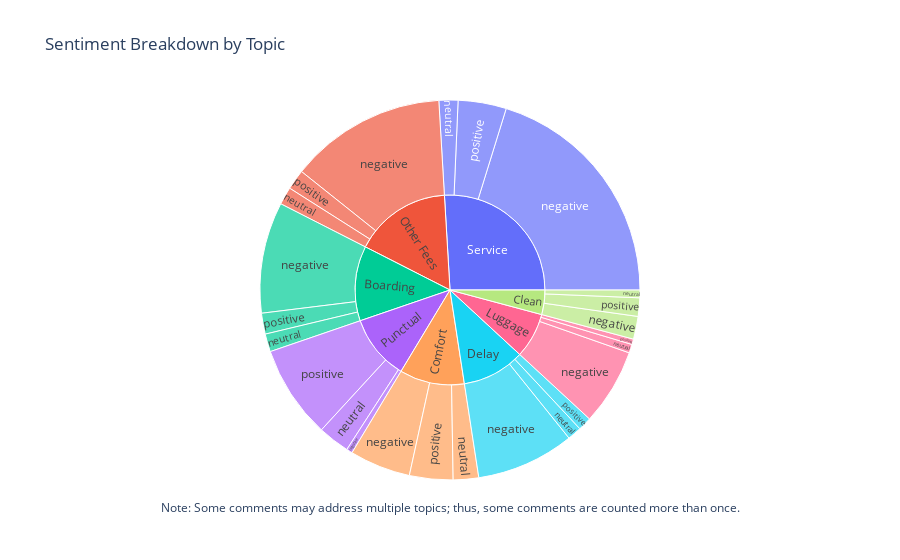

The notebook cell saved with this chart:
### Markdown cell above
### Topics and Sentiment Distrubion of Comments Per Topic - Sunburst Map

This sunburst chart visualizes the distribution of sentiments across different topics. Each segment of the chart represents a topic, with sub-segments showing the breakdown of sentiments (positive, negative, and neutral) within that topic. The size of each segment corresponds to the number of comments related to that sentiment and topic.

### Code cell
fig = create_sunburst_plot(long_df, note)
fig.show()

### Figure 1 — Plotly figure (JSON) as saved in the notebook; plotly's stock layout.template omitted (floating-point values rounded to 4 significant figures)
{"data": [{"branchvalues": "total", "domain": {"x": [0, 1], "y": [0, 1]}, "hovertemplate": "labels=%{label}<br>count=%{value}<br>parent=%{parent}<br>id=%{id}<extra></extra>", "ids": ["Boarding/negative", "Clean/negative", "Comfort/negative", "Delay/negative", "Luggage/negative", "Other Fees/negative", "Punctual/negative", "Service/negative", "Boarding/neutral", "Clean/neutral", "Comfort/neutral", "Delay/neutral", "Luggage/neutral", "Other Fees/neutral", "Punctual/neutral", "Service/neutral", "Boarding/positive", "Clean/positive", "Comfort/positive", "Delay/positive", "Luggage/positive", "Other Fees/positive", "Punctual/positive", "Service/positive", "Boarding", "Clean", "Comfort", "Delay", "Luggage", "Other Fees", "Punctual", "Service"], "labels": ["negative", "negative", "negative", "negative", "negative", "negative", "negative", "negative", "neutral", "neutral", "neutral", "neutral", "neutral", "neutral", "neutral", "neutral", "positive", "positive", "positive", "positive", "positive", "positive", "positive", "positive", "Boarding", "Clean", "Comfort", "Delay", "Luggage", "Other Fees", "Punctual", "Service"], "name": "", "parents": ["Boarding", "Clean", "Comfort", "Delay", "Luggage", "Other Fees", "Punctual", "Service", "Boarding", "Clean", "Comfort", "Delay", "Luggage", "Other Fees", "Punctual", "Service", "Boarding", "Clean", "Comfort", "Delay", "Luggage", "Other Fees", "Punctual", "Service", "", "", "", "", "", "", "", ""], "type": "sunburst", "values": [590, 121, 324, 521, 406, 833, 32, 1262, 95, 41, 135, 75, 46, 94, 168, 101, 111, 98, 231, 72, 29, 107, 494, 256, 796, 260, 690, 668, 481, 1034, 694, 1619]}], "layout": {"annotations": [{"align": "center", "font": {"size": 12}, "showarrow": false, "text": "Note: Some comments may address multiple topics; thus, some comments are counted more than once.", "x": 0.5, "xref": "paper", "y": -0.1, "yref": "paper"}], "legend": {"tracegroupgap": 0}, "title": {"text": "Sentiment Breakdown by Topic"}}}
